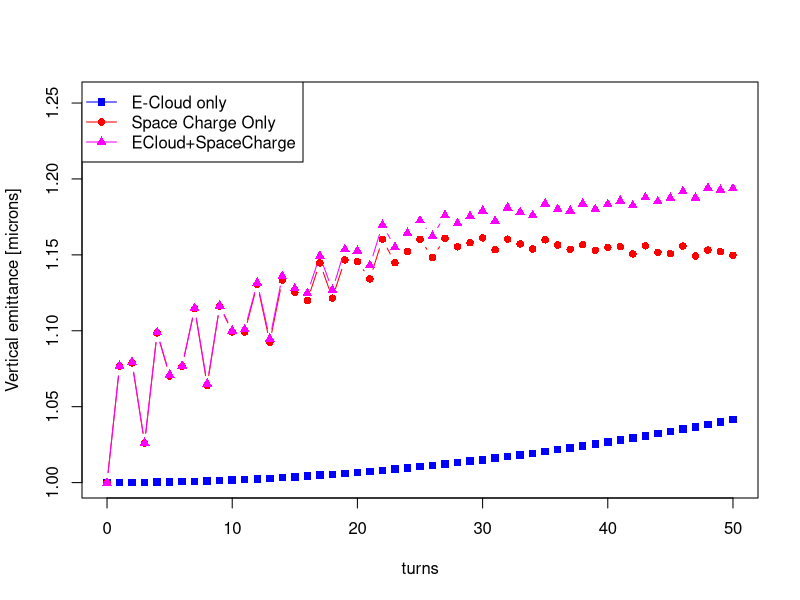
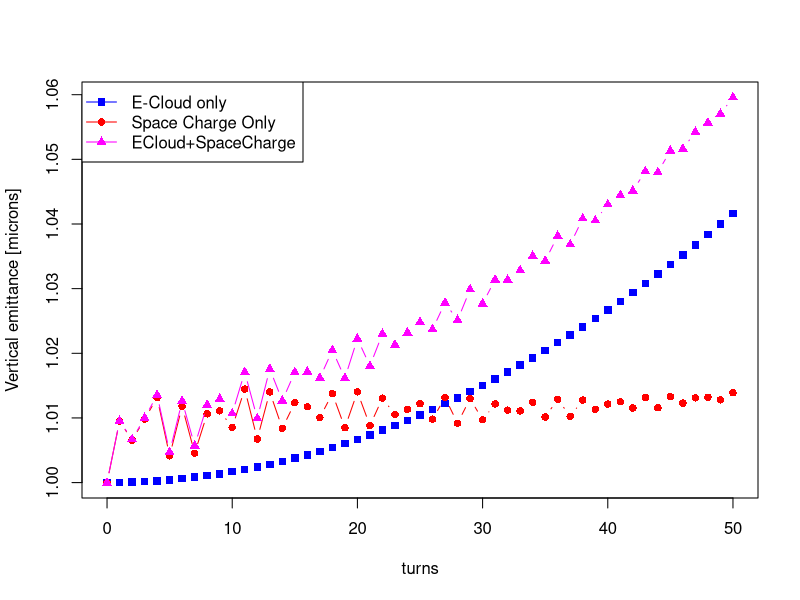
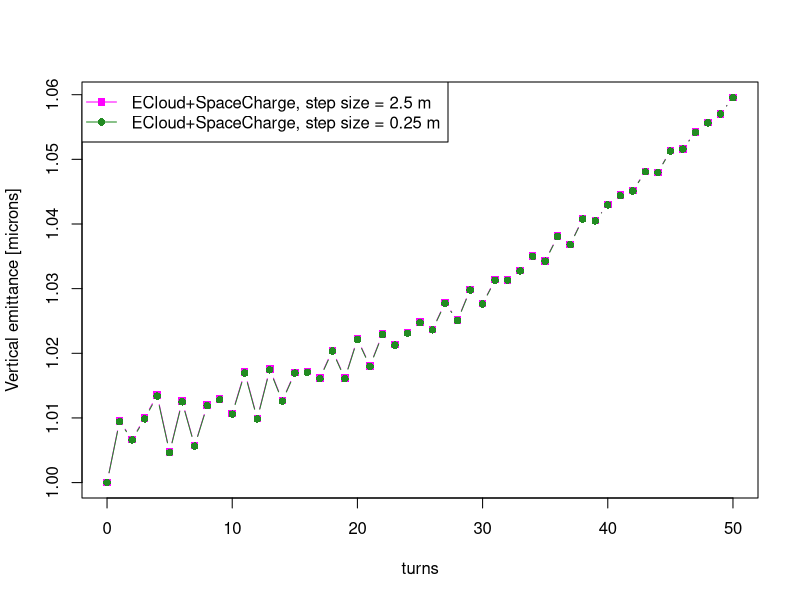

Source code (R) for these figures, in order:
#
# Emity from ECloudECloud 
#
turns <- seq(from=0, to=50.0001, by=1.);
#
emityEC <- c( 1e-06, 1.00003e-06, 1.00007e-06, 1.00016e-06, 1.00027e-06,
       1.00043e-06, 1.00061e-06, 1.00083e-06, 1.00108e-06, 1.00136e-06,
       1.00169e-06, 1.00203e-06, 1.00242e-06, 1.00283e-06, 1.00329e-06,
       1.00377e-06, 1.0043e-06, 1.00484e-06, 1.00543e-06, 1.00605e-06,
       1.0067e-06, 1.00739e-06, 1.00811e-06, 1.00886e-06, 1.00964e-06,
       1.01046e-06, 1.01131e-06, 1.0122e-06, 1.01311e-06, 1.01406e-06,
       1.01504e-06, 1.01606e-06, 1.01711e-06, 1.0182e-06, 1.01931e-06,
       1.02046e-06, 1.02164e-06, 1.02285e-06, 1.0241e-06, 1.02537e-06,
       1.02669e-06, 1.02803e-06, 1.02941e-06, 1.03081e-06, 1.03226e-06,
       1.03373e-06, 1.03524e-06, 1.03678e-06, 1.03835e-06, 1.03996e-06,
       1.04159e-06);
#
emitySCHD <- c( 1e-06, 1.07667e-06, 1.07885e-06, 1.02589e-06, 1.0986e-06,
       1.07022e-06, 1.0766e-06, 1.1145e-06, 1.06392e-06, 1.11625e-06,
       1.09926e-06, 1.09916e-06, 1.13049e-06, 1.0924e-06, 1.13333e-06,
       1.12528e-06, 1.11993e-06, 1.14473e-06, 1.12149e-06, 1.14666e-06,
       1.14553e-06, 1.13416e-06, 1.16026e-06, 1.14478e-06, 1.15221e-06,
       1.16031e-06, 1.14821e-06, 1.16092e-06, 1.15532e-06, 1.15798e-06,
       1.16117e-06, 1.15333e-06, 1.1603e-06, 1.15724e-06, 1.15386e-06,
       1.15992e-06, 1.15651e-06, 1.15369e-06, 1.15664e-06, 1.15294e-06,
       1.15486e-06, 1.15544e-06, 1.15061e-06, 1.15598e-06, 1.15164e-06,
       1.15084e-06, 1.15581e-06, 1.14924e-06, 1.15317e-06, 1.15212e-06,
       1.14977e-06);
       
emitySCMD <- c( 1e-06, 1.00949e-06, 1.00657e-06, 1.0098e-06, 1.01314e-06,
       1.00414e-06, 1.0118e-06, 1.00454e-06, 1.01064e-06, 1.0111e-06,
       1.00853e-06, 1.01447e-06, 1.00674e-06, 1.01402e-06, 1.00839e-06,
       1.01235e-06, 1.01173e-06, 1.01006e-06, 1.01377e-06, 1.00848e-06,
       1.01403e-06, 1.00881e-06, 1.01306e-06, 1.01052e-06, 1.01133e-06,
       1.01221e-06, 1.0098e-06, 1.01316e-06, 1.00917e-06, 1.01298e-06,
       1.00972e-06, 1.01216e-06, 1.0112e-06, 1.01109e-06, 1.01242e-06,
       1.01015e-06, 1.01287e-06, 1.01026e-06, 1.01276e-06, 1.01135e-06,
       1.01214e-06, 1.0125e-06, 1.01154e-06, 1.01317e-06, 1.01157e-06,
       1.0133e-06, 1.01229e-06, 1.01312e-06, 1.0132e-06, 1.01281e-06,
       1.01389e-06);
      
emityECSCMD <- c( 1e-06, 1.00953e-06, 1.00669e-06, 1.00999e-06, 1.01356e-06,
       1.00471e-06, 1.01262e-06, 1.00571e-06, 1.01201e-06, 1.01295e-06,
       1.01069e-06, 1.0171e-06, 1.00993e-06, 1.01758e-06, 1.01268e-06,
       1.01706e-06, 1.01715e-06, 1.01618e-06, 1.02047e-06, 1.01615e-06,
       1.02225e-06, 1.01805e-06, 1.02301e-06, 1.02133e-06, 1.0232e-06,
       1.02482e-06, 1.0237e-06, 1.02782e-06, 1.02512e-06, 1.02987e-06,
       1.02768e-06, 1.03139e-06, 1.03136e-06, 1.03283e-06, 1.03506e-06,
       1.03431e-06, 1.03815e-06, 1.03684e-06, 1.04084e-06, 1.04053e-06,
       1.04301e-06, 1.04445e-06, 1.04515e-06, 1.04814e-06, 1.048e-06,
       1.05134e-06, 1.05163e-06, 1.05423e-06, 1.05568e-06, 1.05705e-06,
       1.05958e-06);
#
emityECSCHD <- c( 1e-06, 1.07682e-06, 1.07926e-06, 1.02622e-06, 1.09894e-06,
       1.07106e-06, 1.07697e-06, 1.11493e-06, 1.06518e-06, 1.11658e-06,
       1.09999e-06, 1.10097e-06, 1.13164e-06, 1.09473e-06, 1.13599e-06,
       1.12783e-06, 1.12472e-06, 1.14933e-06, 1.12682e-06, 1.15367e-06,
       1.15269e-06, 1.14309e-06, 1.16969e-06, 1.15501e-06, 1.16429e-06,
       1.17262e-06, 1.16223e-06, 1.17603e-06, 1.17078e-06, 1.17538e-06,
       1.17907e-06, 1.17227e-06, 1.18111e-06, 1.17809e-06, 1.17605e-06,
       1.18375e-06, 1.18009e-06, 1.17905e-06, 1.18373e-06, 1.18006e-06,
       1.18339e-06, 1.18558e-06, 1.18247e-06, 1.18778e-06, 1.18515e-06,
       1.18746e-06, 1.19172e-06, 1.18753e-06, 1.19401e-06, 1.19283e-06,
       1.19369e-06);
#       
emityECSCMDSms <- c( 1e-06, 1.00943e-06, 1.0066e-06, 1.00985e-06, 1.01339e-06,
       1.00464e-06, 1.01249e-06, 1.00565e-06, 1.01189e-06, 1.01282e-06,
       1.01059e-06, 1.01695e-06, 1.00985e-06, 1.01744e-06, 1.0126e-06,
       1.01694e-06, 1.01705e-06, 1.01608e-06, 1.02035e-06, 1.01607e-06,
       1.02214e-06, 1.01798e-06, 1.0229e-06, 1.02126e-06, 1.0231e-06,
       1.02473e-06, 1.02362e-06, 1.02773e-06, 1.02506e-06, 1.02978e-06,
       1.02763e-06, 1.0313e-06, 1.0313e-06, 1.03275e-06, 1.03499e-06,
       1.03425e-06, 1.03807e-06, 1.0368e-06, 1.04076e-06, 1.04048e-06,
       1.04295e-06, 1.04439e-06, 1.0451e-06, 1.04808e-06, 1.04797e-06,
       1.05128e-06, 1.05159e-06, 1.05418e-06, 1.05564e-06, 1.05701e-06,
       1.05954e-06);
#
emHDMax <- 1.0e6*max( emityECSCHD, emityEC, emitySCHD);
aPdf <- pdf("./plotsNov12/EmittyHD.pdf", width=5., height=5., family="serif", useDingbats=F);
plot(turns, 1.0e6*emityEC, type='b', pch=15, col="blue", ylim=c(1., 1.05*emHDMax), ylab = "Vertical emittance [microns]");
lines(turns,1.0e6*emitySCHD, type='b', pch=16, col="red");
lines(turns,1.0e6*emityECSCHD, type='b', pch=17, col="magenta"); 
legend(x="topleft", c("E-Cloud only", "Space Charge Only", "ECloud+SpaceCharge"), col=c("blue", "red", "magenta"), lty=c(1,1,1), pch=c(15,16,17));
dev.off();   
#
#       
emMDMax <- 1.0e6*max( emityECSCMD, emityEC, emitySCMD);
aPdf <- pdf("./plotsNov12/EmittyMD.pdf", width=5., height=5., family="serif", useDingbats=F);
plot(turns, 1.0e6*emityEC, type='b', pch=15, col="blue", ylim=c(1., emMDMax), ylab = "Vertical emittance [microns]");
lines(turns,1.0e6*emitySCMD, type='b', pch=16, col="red");
lines(turns,1.0e6*emityECSCMD, type='b', pch=17, col="magenta"); 
legend(x="topleft", c("E-Cloud only", "Space Charge Only", "ECloud+SpaceCharge"), col=c("blue", "red", "magenta"), lty=c(1,1,1), pch=c(15,16,17));
dev.off();   
#

 emMDMax <- 1.0e6*max( emityECSCMD, emityECSCMDSms);
aPdf <- pdf("./plotsNov12/EmittyMDSms.pdf", width=5., height=5., family="serif", useDingbats=F);
plot(turns, 1.0e6*emityECSCMD, type='b', pch=15, col="magenta", ylim=c(1., emMDMax), ylab = "Vertical emittance [microns]");
lines(turns,1.0e6*emityECSCMDSms, type='b', pch=16, col="forestgreen");
legend(x="topleft", c("ECloud+SpaceCharge, step size = 2.5 m", "ECloud+SpaceCharge, step size = 0.25 m"), 
col=c("magenta", "forestgreen" ), lty=c(1,1,1), pch=c(15,16));
dev.off();   
#
      
       
